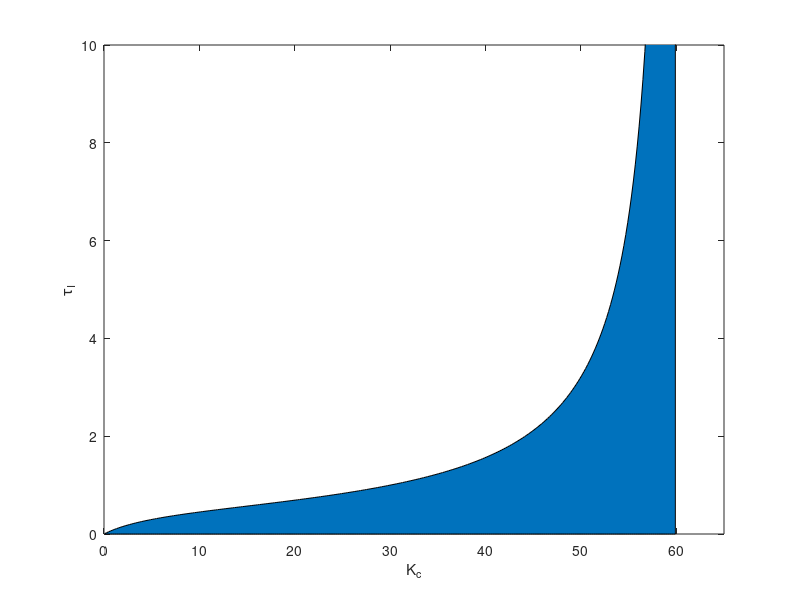

Write the MATLAB code that produced this figure.
%% Ch.4 — Stability region and the CSTR in code
% Process Dynamics and Control, SeoulTech — slide 17
% https://seoultechpse.github.io/ProCon/ch4/ch4_stability.html#/3/10
% Requires: Control System Toolbox

clear; close all; clc

% stability boundary of PI on 1/((s+1)(s+2)(s+3))
Kc = linspace(0.1, 59.9, 300);
tImin = 36*Kc./(360 + 54*Kc - Kc.^2);
area(Kc, tImin), axis([0 65 0 10]), xlabel('K_c'), ylabel('\tau_I')

for pt = [10 1; 10 0.3; 30 3; 45 3]'
    p = roots([pt(2) 6*pt(2) 11*pt(2) pt(2)*(6 + pt(1)) pt(1)]);
    fprintf('Kc = %g, tauI = %g: max Re = %.3f\n', pt(1), pt(2), max(real(p)))
end

% CSTR, upper steady state
G = tf([2.092 10.02], [1 -2.715 4.215]);
pole(G)                                     % 1.36 +- 1.54j: open-loop unstable
for k = [1 1.3 3], pole(feedback(k*G, 1)), end
